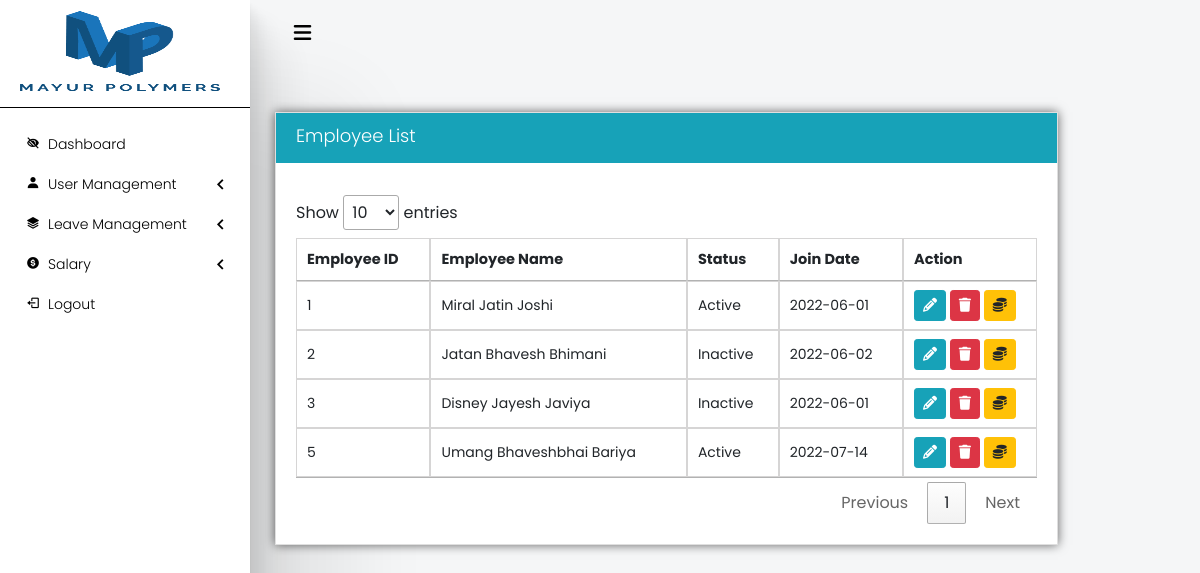
The app's page /core/list_employee.php (signed in) with its own data.
### tables this page shows
CREATE TABLE `userprofile` (
  `uid` int(11) NOT NULL,
  `profile_img` text NOT NULL,
  `username` varchar(15) NOT NULL,
  `firstname` varchar(15) NOT NULL,
  `m_name` varchar(15) NOT NULL,
  `dateofbirth` date NOT NULL,
  `join_date` date NOT NULL,
  `status` varchar(10) NOT NULL,
  `lastname` varchar(15) NOT NULL,
  `age` varchar(11) NOT NULL,
  `curaddress` text NOT NULL,
  `peraddress` text NOT NULL,
  `city` varchar(20) NOT NULL,
  `pincode` varchar(11) NOT NULL,
  `contact` varchar(11) NOT NULL,
  `state` varchar(20) NOT NULL,
  `designation` varchar(20) NOT NULL,
  `emergency_no` varchar(11) NOT NULL
);

### core/list_employee.php (the view, shortened to what this page needs)
<?php
include('connect.php');
?>
<!DOCTYPE html>
<html lang="en" dir="ltr">
<head>
    <?php include '../core/header.php';?>
    <link rel="stylesheet" href="https://cdn.datatables.net/1.12.0/css/jquery.dataTables.min.css">
    <link rel="stylesheet" href="../assets/css/list_employee.css">
</head>
<body>
    <div class="container-fluid">
        <div class="row">
            <?php include '../core/admin_sidenav.php';?>
            <div class="col-9">
                <div class="card">
                    <div class="card-title">
                        <h5>Employee List</h5>
                    </div>
                    <div class="card-body">
                        <table id="table" style="width:100%">
                            <thead>
                                <tr>
                                    <th>Employee ID</th>
                                    <th>Employee Name</th>
                                    <th>Status</th>
                                    <th>Join Date</th>
                                    <th class="ac">Action</th>
                                </tr>
                            </thead>
                            <tbody>
                            <?php
                                $join = "select * from userprofile";
                                $joinresult = mysqli_query($con,$join) or die(mysqli_error($con));
                                while($info = mysqli_fetch_assoc($joinresult)){
                            ?>
                                <tr>
                                    <td><?php echo $info['uid']?></td>
                                    <td><?php echo $info['firstname']?> <?php echo $info['m_name']?> <?php echo $info['lastname']?></td>
                                    <td><?php echo $info['status']?></td>
                                    <td><?php echo $info['join_date']?></td>
                                    <td>
                                    <a href="../core/update_employee.php">
                                        <button class="btn btn-sm btn-info"><i class="fas fa-pencil-alt"></i></button>
                                    </a>
                                    <a class="btn btn-sm btn-danger btnremove" href="delete_employee.php?uid=<?php echo $info['uid'];?>" onclick="return confirm('Are you sure to delete thsis record?');"><i class="fas fa-trash"></i> </a>
                                    <a href="../core/request_data.php">
                                    <button class="btn btn-sm btn-warning"><i class="fas fa-coins"></i> </button>
                                    </a>
                                    </td>
                                </tr>
                                <?php
                                }
                                ?>
                            </tbody>
                        </table>
                    </div>
                </div>
            </div>
        </div>
    </div>
</body>
</html>

### assets/css/sidenav.css (style rules this page uses)
* { margin:0;padding:0;-webkit-user-select:none;-moz-user-select:none;-ms-user-select:none;user-select:none;-webkit-box-sizing:border-box;box-sizing:border-box;font-family:'Poppins', sans-serif }

### assets/css/list_employee.css (style rules this page uses)
body { background-color:rgba(206,212,218,0.2) }
.card { margin-top:7rem;margin-left:-2.5rem;height:auto;border-radius:0px;width:90%;box-shadow:0 0 10px rgba(0,0,0,0.6);-moz-box-shadow:0 0 10px rgba(0,0,0,0.6);-webkit-box-shadow:0 0 10px rgba(0,0,0,0.6);-o-box-shadow:0 0 10px rgba(0,0,0,0.6) }
.card-title { background-color:#17a2b8;color:white }
h5 { font-weight:378;font-size:18px;padding-top:0.75rem;padding-bottom:0.5rem;padding-left:1.25rem;padding-right:1.25rem }
.card-body { padding:1.25rem }
th { border:1px solid;border-color:#d6d5d5;padding:0.7rem;font-size:14.5px }
.ac { width:7rem }
td { border:1px solid;border-color:#d6d5d5;padding:0.75rem;font-size:14px }

### records on screen
userprofile: uid "1", firstname "Miral", m_name "Jatin", lastname "Joshi", status "Active", join_date "2022-06-01"
userprofile: uid "2", firstname "Jatan", m_name "Bhavesh", lastname "Bhimani", status "Inactive", join_date "2022-06-02"
userprofile: uid "3", firstname "Disney", m_name "Jayesh", lastname "Javiya", status "Inactive", join_date "2022-06-01"
userprofile: uid "5", firstname "Umang", m_name "Bhaveshbhai", lastname "Bariya", status "Active", join_date "2022-07-14"
